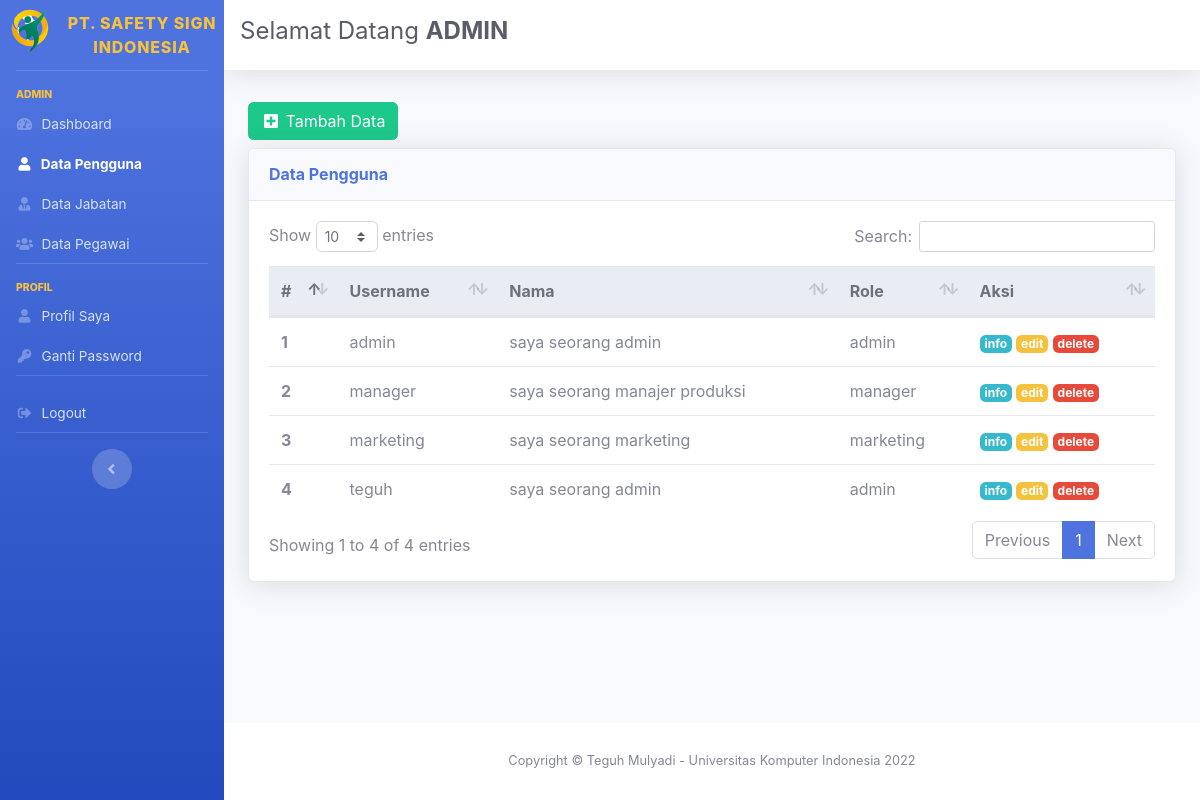
Before: /admin/index.php?menu=pengguna&action=tampil (signed in) with the older database file.
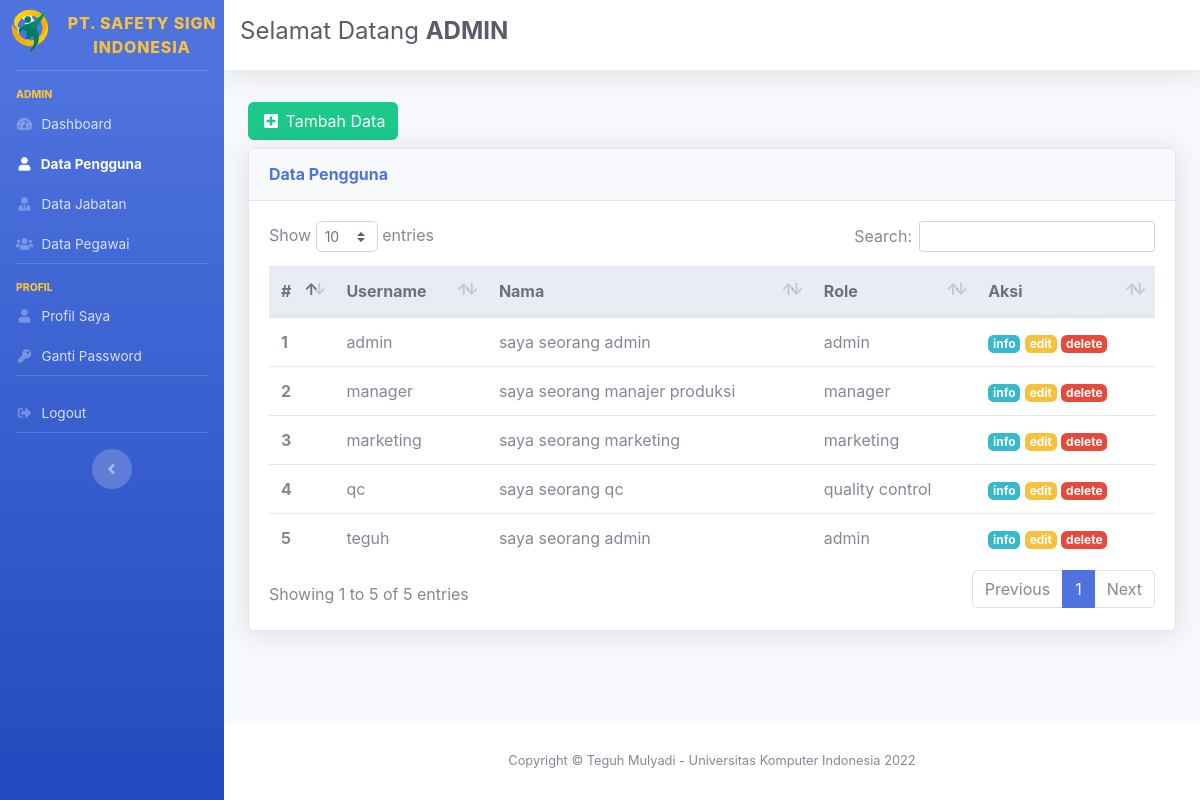
After: the same page with the newer database file.
### tables this page shows
CREATE TABLE `tbl_pengguna` (
  `id_pengguna` int(11) NOT NULL,
  `username` varchar(128) NOT NULL,
  `password` varchar(128) NOT NULL,
  `id_pegawai` int(11) NOT NULL,
  `id_hak_akses` int(11) NOT NULL
);

CREATE TABLE `tbl_pegawai` (
  `id_pegawai` int(11) NOT NULL,
  `nip` varchar(20) NOT NULL,
  `nama_pegawai` varchar(128) NOT NULL,
  `alamat` text NOT NULL,
  `no_telepon` varchar(13) NOT NULL,
  `email` varchar(128) NOT NULL,
  `tempat_lahir` varchar(50) NOT NULL,
  `tgl_lahir` date NOT NULL,
  `id_jabatan` int(11) NOT NULL
);

CREATE TABLE `tbl_jabatan` (
  `id_jabatan` int(11) NOT NULL,
  `nama_jabatan` varchar(50) NOT NULL
);

### admin/tampil_data_user.php (the view)
<?php
include 'config.php';
$sql = "SELECT tbl_pengguna.id_pengguna, tbl_pengguna.username,tbl_pegawai.nip, tbl_pegawai.nama_pegawai, tbl_pegawai.alamat, tbl_pegawai.no_telepon, tbl_pegawai.email, tbl_pegawai.tempat_lahir, tbl_pegawai.tgl_lahir, tbl_pegawai.id_jabatan, tbl_jabatan.nama_jabatan
FROM tbl_pengguna
JOIN tbl_pegawai ON tbl_pengguna.id_pegawai=tbl_pegawai.id_pegawai
JOIN tbl_jabatan ON tbl_pegawai.id_jabatan=tbl_jabatan.id_jabatan
ORDER BY tbl_pengguna.id_pengguna ASC";
$hasil = mysqli_query($con, $sql);
?>
<a href="?menu=pengguna&action=tambah" class="btn btn-success my-2">
    <i class="fas fa-fw fa-plus-square"></i>
    <span>Tambah Data</span>
</a>
<div class="card shadow mb-4">
    <div class="card-header py-3">
        <h6 class="m-0 font-weight-bold text-primary">Data Pengguna</h6>
    </div>
    <div class="card-body">
        <div class="table-responsive">
            <table class="table table-hover" id="dataTable" width="100%" cellspacing="0">
                <thead class="thead-light">
                    <tr>
                        <th>#</th>
                        <th>Username</th>
                        <th>Nama</th>
                        <th>Role</th>
                        <th>Aksi</th>
                    </tr>
                </thead>
                <tbody>
                    <?php
                    $i = 1;
                    while ($row = mysqli_fetch_assoc($hasil)) {
                    ?>
                        <tr>
                            <th scope="row"><?= $i++ ?></th>
                            <td><?= $row['username']; ?></td>
                            <td><?= $row['nama_pegawai']; ?></td>
                            <td><?= $row['nama_jabatan']; ?></td>
                            <td>
                                <a href="?menu=pengguna&action=detail&id=<?= $row['id_pengguna'] ?>" class="badge badge-info">info</a>
                                <a href="?menu=pengguna&action=edit&id=<?= $row['id_pengguna'] ?>" class="badge badge-warning">edit</a>
                                <a href="proses_delete_data_user.php?id=<?= $row['id_pengguna'] ?>" class="badge badge-danger" onclick="return confirm('Yakin delete?');">delete</a>
                            </td>
                        </tr>
                    <?php }
                    ?>
                </tbody>
            </table>
        </div>
    </div>
</div>

Changed rows visible on the page:
added tbl_pengguna: username "qc", id_pegawai.nama_pegawai "saya seorang qc", tbl_jabatan.nama_jabatan "quality control"
Other visible differences:
text written by a page script: "Show entries Search: Showing 1 to 4 of 4 entries Previous 1 Next" → "Show entries Search: Showing 1 to 5 of 5 entries Previous 1 Next"
